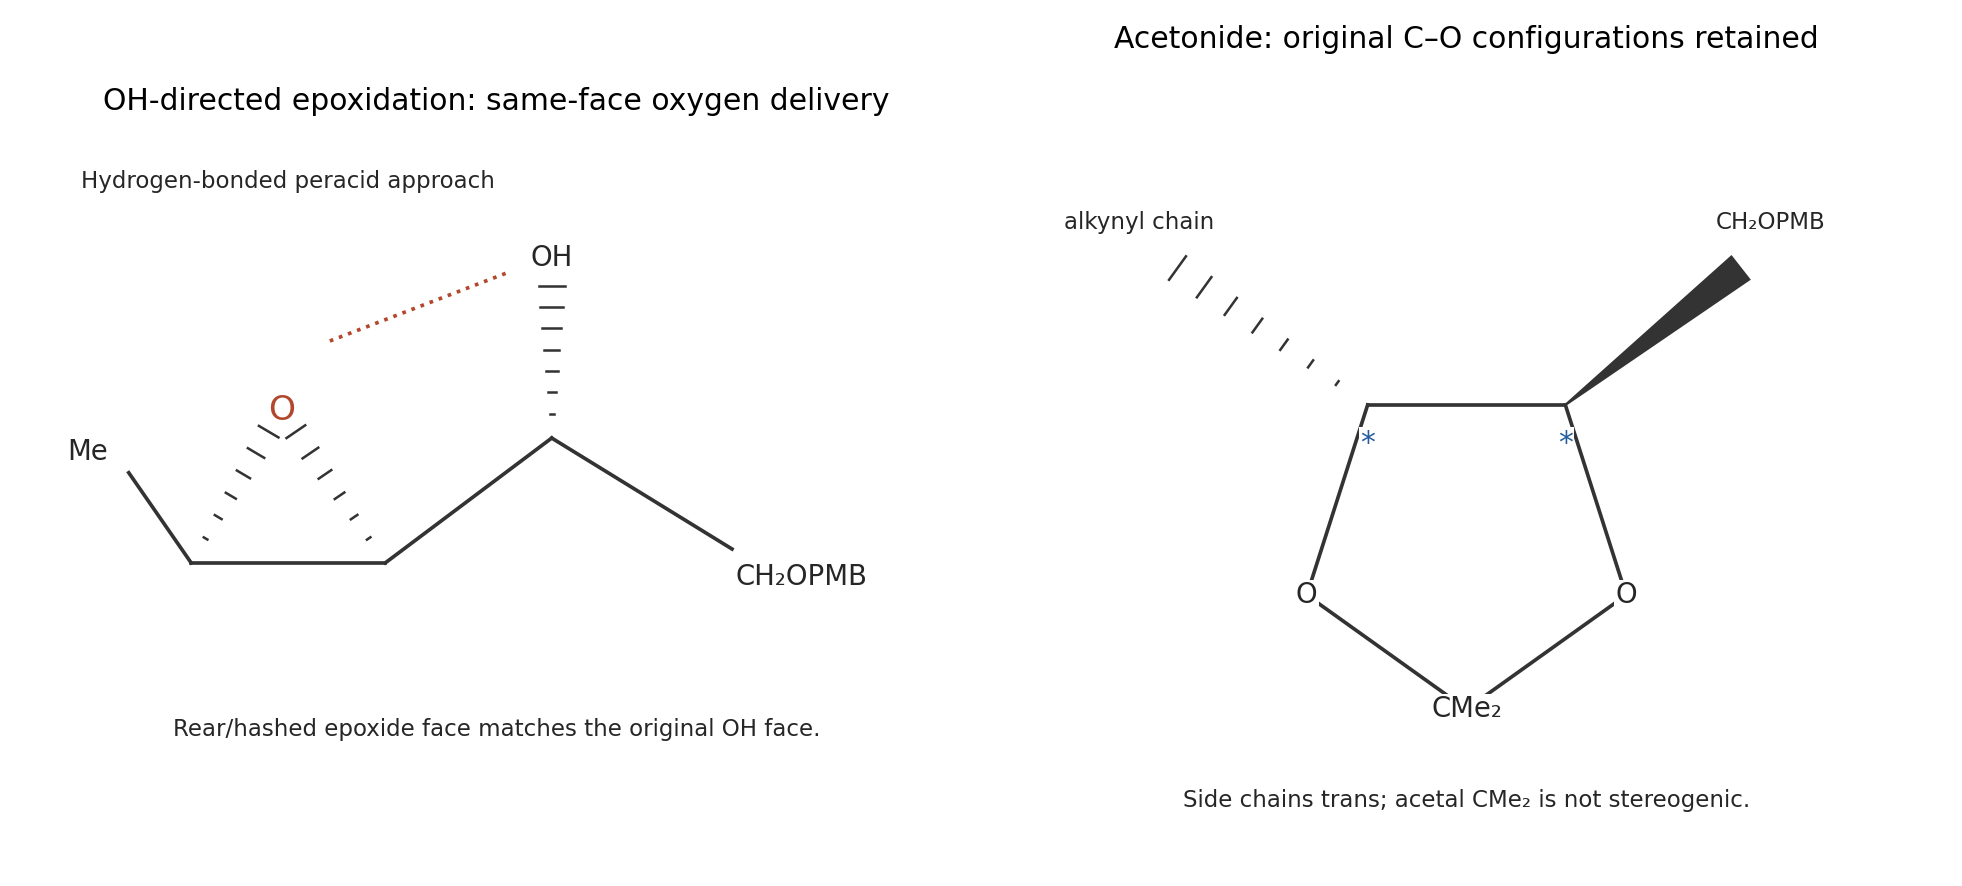

This figure's Python source:
"""Original solution diagram; Python 3.14, numpy, matplotlib. Output PNG goes to cwd."""
import sys
sys.dont_write_bytecode=True
from pathlib import Path
sys.path.insert(0,str(Path(__file__).resolve().parents[2]/'tools'))
import matplotlib
matplotlib.use('Agg')
import matplotlib.pyplot as plt
import numpy as np
import chemistry_diagram as d
plt.rcParams.update({'font.size':11})
def txt(a,p,s,size=12,color='0.15'):d.atom(a,p,s,size=size,color=color)
def setup(a,x=(-3,3),y=(-2.5,2.5),title=None):d.finish(a,x,y,title)
def save(fig,name):
 fig.tight_layout();fig.savefig(name,dpi=165,facecolor='white',bbox_inches='tight',pad_inches=.15);plt.close(fig)

fig,axs=plt.subplots(1,2,figsize=(12,5.5),facecolor='white')
a=axs[0];setup(a,(-3.4,3.4),(-2,2.8),'OH-directed epoxidation: same-face oxygen delivery')
ps=[(-2.2,-.3),(-.8,-.3),(.4,.6),(1.7,-.2)];
for i in range(3):d.bond(a,ps[i],ps[i+1],2 if i==0 else 1)
txt(a,(-2.95,.5),'Me');d.bond(a,ps[0],(-2.65,.35));txt(a,(2.2,-.4),'CH₂OPMB');d.wedge(a,ps[2],(.4,1.7),front=False);txt(a,(.4,1.9),'OH')
ox=(-1.55,.8);d.wedge(a,ps[0],ox,front=False);d.wedge(a,ps[1],ox,front=False);txt(a,ox,'O',15,'#b2472c');d.bond(a,(-1.2,1.3),(.1,1.8),style='dotted',color='#b2472c');txt(a,(-1.5,2.45),'Hydrogen-bonded peracid approach',10)
# Erase false retained alkene: epoxide C-C is single in product.
a.lines[0].remove();a.lines[0].remove();d.bond(a,ps[0],ps[1]);txt(a,(0,-1.5),'Rear/hashed epoxide face matches the original OH face.',10)
a=axs[1];setup(a,(-3.1,3.1),(-2.4,2.8),'Acetonide: original C–O configurations retained')
ps=[np.array(v) for v in [(-.65,.6),(.65,.6),(1.05,-.65),(0,-1.4),(-1.05,-.65)]];d.ring(a,ps);txt(a,ps[2],'O');txt(a,ps[4],'O');txt(a,ps[3],'CMe₂')
d.wedge(a,ps[0],(-1.9,1.5),front=False);txt(a,(-2.15,1.8),'alkynyl chain',10);d.wedge(a,ps[1],(1.8,1.5),front=True);txt(a,(2,1.8),'CH₂OPMB',10)
for i in [0,1]:txt(a,ps[i]+np.array([0,-.25]),'*',13,d.BLUE)
txt(a,(0,-2),'Side chains trans; acetal CMe₂ is not stereogenic.',10)
save(fig,'paper-1-protection.png')
